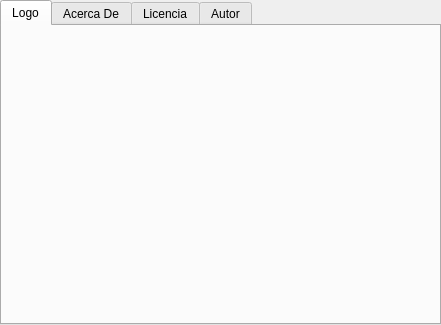
<?xml version="1.0" encoding="UTF-8"?>
<ui version="4.0">
 <class>Informacion</class>
 <widget class="QDialog" name="Informacion">
  <property name="geometry">
   <rect>
    <x>0</x>
    <y>0</y>
    <width>441</width>
    <height>325</height>
   </rect>
  </property>
  <property name="windowTitle">
   <string>Crypto 0.05</string>
  </property>
  <widget class="QTabWidget" name="tabWidget">
   <property name="geometry">
    <rect>
     <x>0</x>
     <y>0</y>
     <width>441</width>
     <height>325</height>
    </rect>
   </property>
   <property name="tabPosition">
    <enum>QTabWidget::North</enum>
   </property>
   <property name="currentIndex">
    <number>0</number>
   </property>
   <widget class="QWidget" name="tab_3">
    <attribute name="title">
     <string>Logo</string>
    </attribute>
    <widget class="QLabel" name="label_4">
     <property name="geometry">
      <rect>
       <x>-1</x>
       <y>0</y>
       <width>440</width>
       <height>298</height>
      </rect>
     </property>
     <property name="text">
      <string/>
     </property>
     <property name="pixmap">
      <pixmap resource="imagenes/imagenes-crypto.qrc">:/imagenes/logo.png</pixmap>
     </property>
     <property name="scaledContents">
      <bool>true</bool>
     </property>
    </widget>
   </widget>
   <widget class="QWidget" name="tab">
    <attribute name="title">
     <string>Acerca De</string>
    </attribute>
    <widget class="QPlainTextEdit" name="plainTextEdit">
     <property name="geometry">
      <rect>
       <x>0</x>
       <y>0</y>
       <width>441</width>
       <height>301</height>
      </rect>
     </property>
     <property name="autoFillBackground">
      <bool>false</bool>
     </property>
     <property name="lineWrapMode">
      <enum>QPlainTextEdit::WidgetWidth</enum>
     </property>
     <property name="readOnly">
      <bool>true</bool>
     </property>
     <property name="plainText">
      <string>Este software es para encriptacion de cualquier tipo de archivo multimedia, basando en una contraseña ingresada por el usuario.

Este software es creado para la comunidad lug de Zacapa Guatemala, y el resto de personas que deseen utilizarlo.

Para el desarrollo de este sistema se utilizo el lenguaje C++ y manejo de threads con la libreria Pthread que cumple con los standares de portabilidad POSIX.  La interfaz grafica fue desarrollado con el framework QT.</string>
     </property>
     <property name="textInteractionFlags">
      <set>Qt::TextSelectableByMouse</set>
     </property>
     <property name="backgroundVisible">
      <bool>false</bool>
     </property>
    </widget>
   </widget>
   <widget class="QWidget" name="tab_2">
    <attribute name="title">
     <string>Licencia</string>
    </attribute>
    <widget class="QPlainTextEdit" name="plainTextEdit_2">
     <property name="geometry">
      <rect>
       <x>0</x>
       <y>0</y>
       <width>441</width>
       <height>231</height>
      </rect>
     </property>
     <property name="autoFillBackground">
      <bool>false</bool>
     </property>
     <property name="readOnly">
      <bool>true</bool>
     </property>
     <property name="plainText">
      <string>Crypto is free software: you can redistribute it and/or modify it under the terms of the GNU General Public License as published by the Free Software Foundation; either version 3 of the License, or (at your option) any later version.

Crypto is distributed in the hope that it will be useful, but WITHOUT ANY WARRANTY; without even the implied warranty of MERCHANTABILITY or FITNESS FOR A PARTICULAR PURPOSE.  See the GNU General Public License for more details.

You should have received a copy of the GNU General Public License along with GIMP.  If not, see &lt;http://www.gnu.org/licenses/&gt;.</string>
     </property>
     <property name="textInteractionFlags">
      <set>Qt::TextSelectableByMouse</set>
     </property>
     <property name="backgroundVisible">
      <bool>false</bool>
     </property>
    </widget>
    <widget class="QLabel" name="label">
     <property name="geometry">
      <rect>
       <x>10</x>
       <y>240</y>
       <width>411</width>
       <height>51</height>
      </rect>
     </property>
     <property name="text">
      <string/>
     </property>
     <property name="pixmap">
      <pixmap resource="imagenes/imagenes-crypto.qrc">:/imagenes/gpl.png</pixmap>
     </property>
     <property name="alignment">
      <set>Qt::AlignCenter</set>
     </property>
    </widget>
   </widget>
   <widget class="QWidget" name="tab_4">
    <attribute name="title">
     <string>Autor</string>
    </attribute>
    <widget class="QPlainTextEdit" name="plainTextEdit_3">
     <property name="geometry">
      <rect>
       <x>0</x>
       <y>0</y>
       <width>441</width>
       <height>301</height>
      </rect>
     </property>
     <property name="autoFillBackground">
      <bool>false</bool>
     </property>
     <property name="lineWrapMode">
      <enum>QPlainTextEdit::WidgetWidth</enum>
     </property>
     <property name="readOnly">
      <bool>true</bool>
     </property>
     <property name="plainText">
      <string>Este programa fue escrito por Luis Alfredo Morales Franco, conocido en la web como ilusion-linux.

Para contactar con el autor puedes escribir a los corres ilusion.linux@gmail.com y a ghots.recon@hotmail.com

O puedes visitar el sitio web http://www.zacapalug.org o http://ilusion-linux.com

El logo del sistema tambien fue creado con software libre.</string>
     </property>
     <property name="textInteractionFlags">
      <set>Qt::TextSelectableByMouse</set>
     </property>
     <property name="backgroundVisible">
      <bool>false</bool>
     </property>
    </widget>
   </widget>
  </widget>
 </widget>
 <resources>
  <include location="imagenes/imagenes-crypto.qrc"/>
 </resources>
 <connections/>
</ui>
